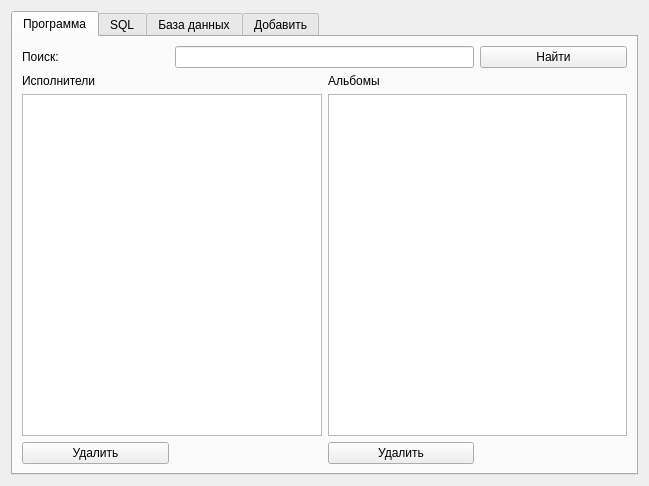
<?xml version="1.0" encoding="UTF-8"?>
<ui version="4.0">
 <class>Widget</class>
 <widget class="QWidget" name="Widget">
  <property name="geometry">
   <rect>
    <x>0</x>
    <y>0</y>
    <width>649</width>
    <height>486</height>
   </rect>
  </property>
  <property name="windowTitle">
   <string>Widget</string>
  </property>
  <layout class="QVBoxLayout" name="verticalLayout">
   <item>
    <widget class="QTabWidget" name="tabWidget">
     <property name="currentIndex">
      <number>0</number>
     </property>
     <widget class="QWidget" name="tab">
      <attribute name="title">
       <string>Программа</string>
      </attribute>
      <layout class="QGridLayout" name="gridLayout">
       <item row="0" column="3">
        <widget class="QPushButton" name="pushButton">
         <property name="text">
          <string>Найти</string>
         </property>
        </widget>
       </item>
       <item row="1" column="2">
        <widget class="QLabel" name="label_3">
         <property name="text">
          <string>Альбомы</string>
         </property>
        </widget>
       </item>
       <item row="2" column="2" colspan="2">
        <widget class="QListWidget" name="listWidget_2"/>
       </item>
       <item row="0" column="1" colspan="2">
        <widget class="QLineEdit" name="lineEdit"/>
       </item>
       <item row="0" column="0">
        <widget class="QLabel" name="label">
         <property name="text">
          <string>Поиск:</string>
         </property>
        </widget>
       </item>
       <item row="2" column="0" colspan="2">
        <widget class="QListWidget" name="listWidget"/>
       </item>
       <item row="1" column="0">
        <widget class="QLabel" name="label_2">
         <property name="text">
          <string>Исполнители</string>
         </property>
        </widget>
       </item>
       <item row="3" column="0">
        <widget class="QPushButton" name="pushButton_5">
         <property name="text">
          <string>Удалить</string>
         </property>
        </widget>
       </item>
       <item row="3" column="2">
        <widget class="QPushButton" name="pushButton_6">
         <property name="text">
          <string>Удалить</string>
         </property>
        </widget>
       </item>
      </layout>
     </widget>
     <widget class="QWidget" name="tab_2">
      <attribute name="title">
       <string>SQL</string>
      </attribute>
      <layout class="QGridLayout" name="gridLayout_2">
       <item row="2" column="0">
        <widget class="QPushButton" name="pushButton_2">
         <property name="text">
          <string>Отправить</string>
         </property>
        </widget>
       </item>
       <item row="2" column="1">
        <spacer name="horizontalSpacer">
         <property name="orientation">
          <enum>Qt::Horizontal</enum>
         </property>
         <property name="sizeHint" stdset="0">
          <size>
           <width>40</width>
           <height>20</height>
          </size>
         </property>
        </spacer>
       </item>
       <item row="1" column="0" colspan="2">
        <widget class="QPlainTextEdit" name="plainTextEdit"/>
       </item>
       <item row="3" column="0" colspan="2">
        <widget class="QTableWidget" name="tableWidget"/>
       </item>
       <item row="0" column="0" colspan="2">
        <widget class="QLabel" name="label_4">
         <property name="text">
          <string>TextLabel</string>
         </property>
         <property name="wordWrap">
          <bool>true</bool>
         </property>
        </widget>
       </item>
      </layout>
     </widget>
     <widget class="QWidget" name="tab_3">
      <attribute name="title">
       <string>База данных</string>
      </attribute>
      <layout class="QGridLayout" name="gridLayout_3">
       <item row="0" column="0">
        <widget class="QLabel" name="label_5">
         <property name="text">
          <string>Таблицы</string>
         </property>
        </widget>
       </item>
       <item row="0" column="1">
        <widget class="QLabel" name="label_6">
         <property name="text">
          <string>Данные</string>
         </property>
        </widget>
       </item>
       <item row="1" column="0">
        <widget class="QListWidget" name="listWidget_3">
         <property name="sizePolicy">
          <sizepolicy hsizetype="Fixed" vsizetype="Expanding">
           <horstretch>0</horstretch>
           <verstretch>0</verstretch>
          </sizepolicy>
         </property>
         <property name="maximumSize">
          <size>
           <width>200</width>
           <height>16777215</height>
          </size>
         </property>
        </widget>
       </item>
       <item row="1" column="1">
        <widget class="QTableWidget" name="tableWidget_3"/>
       </item>
      </layout>
     </widget>
     <widget class="QWidget" name="tab_4">
      <attribute name="title">
       <string>Добавить</string>
      </attribute>
      <layout class="QGridLayout" name="gridLayout_4">
       <item row="1" column="0">
        <widget class="QLabel" name="label_8">
         <property name="text">
          <string>Альбом</string>
         </property>
        </widget>
       </item>
       <item row="1" column="2">
        <widget class="QComboBox" name="comboBox"/>
       </item>
       <item row="0" column="3">
        <widget class="QPushButton" name="pushButton_3">
         <property name="text">
          <string>Добавить</string>
         </property>
        </widget>
       </item>
       <item row="1" column="1">
        <widget class="QLineEdit" name="lineEdit_3"/>
       </item>
       <item row="0" column="1" colspan="2">
        <widget class="QLineEdit" name="lineEdit_2"/>
       </item>
       <item row="1" column="3">
        <widget class="QPushButton" name="pushButton_4">
         <property name="text">
          <string>Добавить</string>
         </property>
        </widget>
       </item>
       <item row="0" column="0">
        <widget class="QLabel" name="label_7">
         <property name="text">
          <string>Исполнитель</string>
         </property>
        </widget>
       </item>
       <item row="2" column="1">
        <spacer name="verticalSpacer">
         <property name="orientation">
          <enum>Qt::Vertical</enum>
         </property>
         <property name="sizeHint" stdset="0">
          <size>
           <width>20</width>
           <height>40</height>
          </size>
         </property>
        </spacer>
       </item>
      </layout>
     </widget>
    </widget>
   </item>
  </layout>
 </widget>
 <resources/>
 <connections/>
</ui>
